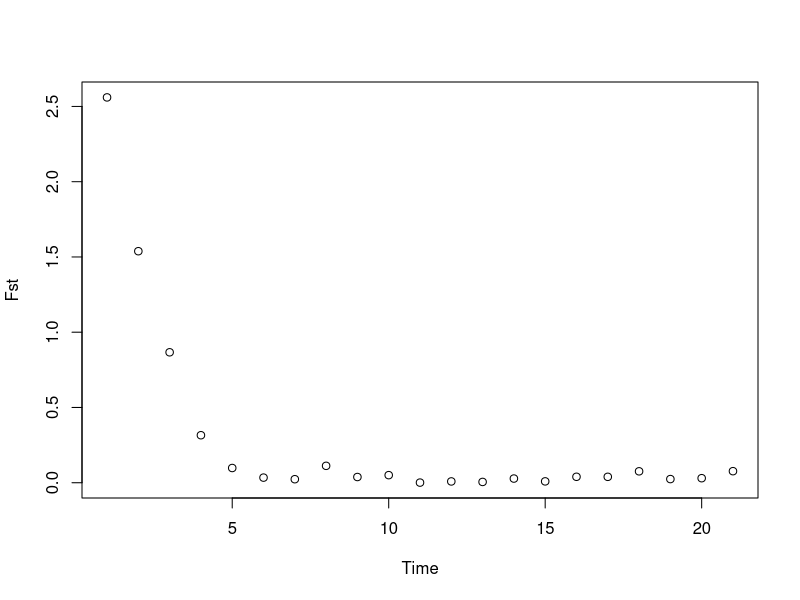
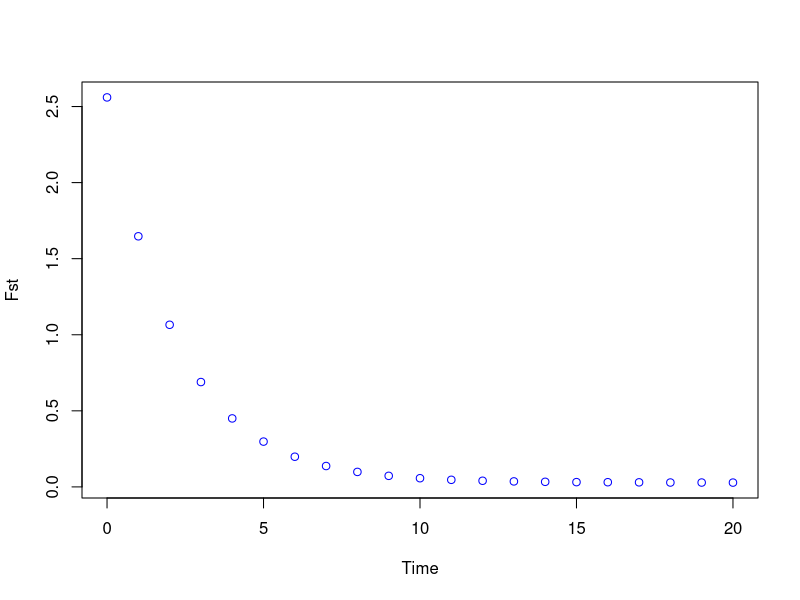
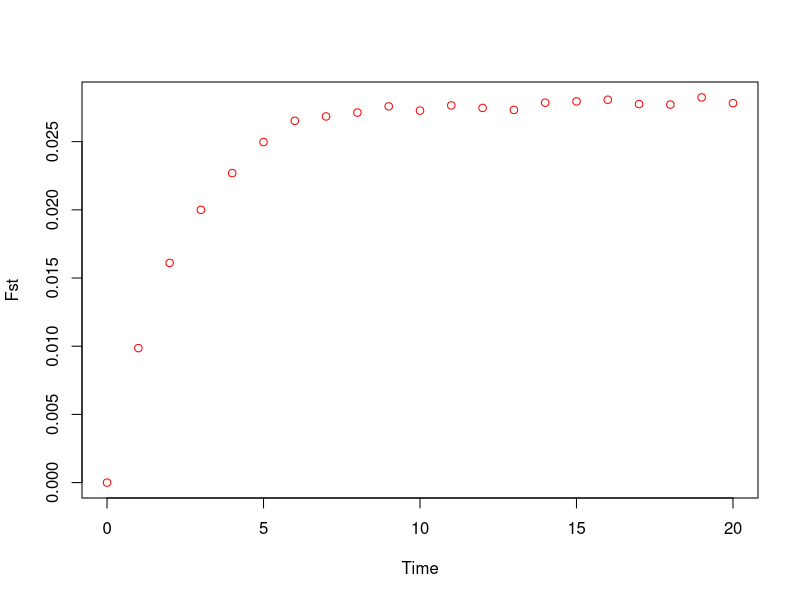

Source code (R) for these figures, in order: (Note: this script raises an error after producing the figures.)
## Evolutionary modelling 2 - Drift and Migration ----

rm(list=ls())
# setwd("Documents/CMEECourseWork/evo_modelling/code")
require(doParallel)  # for parallelised Monte Carlo simulations


## Drift-migration simulator ----

sim_drift_migration <- function(N.A=100, N.B=100, p0.A=0.5, p0.B=0.5,
                                t=10, m.A=0.2, m.B=0.2) {
    
    population.A <- list()
    length(population.A) <- t + 1
    
    population.B <- list()
    length(population.B) <- t + 1
    
    names(population.A) < rep(NA, t+1)
    names(population.B) < rep(NA, t+1)
    
    for (i in 1:length(population.A)) {
        names(population.A[i] <- paste(c("Generation", i-1), collapse=""))
        names(population.B[i] <- paste(c("Generation", i-1), collapse=""))
    }
    
    # keep track of allele freqs over time as a vector
    allele.freq.A <- rep(NA, t+1)
    allele.freq.B <- rep(NA, t+1)
    
    # Initialise pops
    k.A <- ceiling(2*N.A*p0.A)
    population.A[[1]] <- matrix(sample(c(rep(0, k.A), rep(1, 2*N.A-k.A))), nr=2)
    
    k.B <- ceiling(2*N.B*p0.B)
    population.B[[1]] <- matrix(sample(c(rep(0, k.B), rep(1, 2*N.B-k.B))), nr=2)
    
    # initial allele freqs
    allele.freq.A[1] <- sum(population.A[[1]] == 0) / (2*N.A)
    allele.freq.B[1] <- sum(population.B[[1]] == 0) / (2*N.B)
    
    # propagation
    for (i in 1:t) {
        
        # gametic freqs
        # not same as allele freq - need to take migration into account
        # gamete freq for pop A is (1-m.A) of existing alle freq in this pop plus m.A of allele freq in pop B (moved from pop B to A)
        gametic.freq.A <- (1-m.A)*allele.freq.A[i] + m.A*allele.freq.B[i]
        gametic.freq.B <- (1-m.B)*allele.freq.B[i] + m.B*allele.freq.A[i]
        
        # sample alleles for next gen based on gametic freq after migration
        population.A[[i+1]] <- matrix(sample(0:1, size=2*N.A, 
                                             prob=c(gametic.freq.A, 1-gametic.freq.A),
                                             replace=TRUE), nr=2)
        population.B[[i+1]] <- matrix(sample(0:1, size=2*N.B, 
                                             prob=c(gametic.freq.B, 1-gametic.freq.B),
                                             replace=TRUE), nr=2)
        
        # allele freq at next gen
        allele.freq.A[i+1] <- sum(population.A[[i+1]] == 0) / (2*N.A)
        allele.freq.B[i+1] <- sum(population.B[[i+1]] == 0) / (2*N.B)
        
    }
    
    return(list(population.A=population.A, population.B=population.B,
                allele.freq.A=allele.freq.A, allele.freq.B=allele.freq.B))
    
}

sim_drift_migration()


# Fst over time ----

Fst_calc <- function(allele.freq.A, allele.freq.B) {
    X.ave <- (allele.freq.A + allele.freq.B) / 2
    Fst <- (allele.freq.A - allele.freq.B)^2 / (X.ave*(1 - X.ave))
    return(Fst)
}

sim_result <- sim_drift_migration(N.A=100, N.B=100, p0.A=0.1, p0.B=0.9,
                                  t=20, m.A=0.1, m.B=0.1)
# eg here -start w v diff pops - migration over time means they become more similar

Fst_over_time <- Fst_calc(sim_result$allele.freq.A, sim_result$allele.freq.B)

plot(1:21, Fst_over_time, xlab="Time", ylab="Fst")


# now w Monte Carlo - repeats
sims_Fst <- matrix(NA, 10000, 21)
for (i in 1:10000) {
    sim_result <- sim_drift_migration(N.A=100, N.B=100, p0.A=0.1, p0.B=0.9,
                                      t=20, m.A=0.1, m.B=0.1)
    # eg here -start w v diff pops - migration over time means they become more similar
    Fst_over_time <- Fst_calc(sim_result$allele.freq.A, sim_result$allele.freq.B)
    sims_Fst[i,] <- Fst_over_time
}

Fst_over_time <- apply(sims_Fst, 2, mean)
plot(0:20, Fst_over_time, xlab="Time", ylab="Fst", col="blue")


sims_Fst <- matrix(NA, 10000, 21)
for (i in 1:10000) {
    sim_result <- sim_drift_migration(N.A=100, N.B=100, p0.A=0.5, p0.B=0.5,
                                      t=20, m.A=0.1, m.B=0.1)
    # eg vs here -start w v similar pops - not v much migration - become more diff over time (still at end Fst low - ARE similar)
    Fst_over_time <- Fst_calc(sim_result$allele.freq.A, sim_result$allele.freq.B)
    sims_Fst[i,] <- Fst_over_time
}

Fst_over_time <- apply(sims_Fst, 2, mean)
plot(0:20, Fst_over_time, xlab="Time", ylab="Fst", col="red")


# Fst w diff migration rates ----
# Fst under two scenarios: with migration rate = 0.05, and migration rate = 0.1
# population sizes are the same, migration is symmetrical

# PAIRWISE FST
# LOCAL MULTI-CORE CLUSTER SETUP. 2000 LOCI
cl<-makeCluster(44)
registerDoParallel(cl)
# FIRST SCENARIO. MIGRATION RATE 0.05
result_m0.05<-foreach(i=1:2000, .combine='rbind') %dopar% {
        # SIM THE TWO POPULATIONS
        temp<-sim_drift_migration(p0.A=0.5, p0.B=0.5, N.A=1000, N.B=1000, t=50, m.A=0.05, m.B=0.05)
        # AVERAGE OF TWO ALLELE FREQ
        z<-(temp$allele.freq.A+temp$allele.freq.B)/2
        # FST, CHECK FORMULA
        FST<-(temp$allele.freq.A-temp$allele.freq.B)^2/(z*(1-z))
        return(FST)
    }
# SECOND SCENARIO. MIGRATION RATE 0.1
result_m0.1<-foreach(i=1:2000, .combine='rbind') %dopar% {
        # SIM THE TWO POPULATIONS
        temp<-sim_drift_migration(p0.A=0.5, p0.B=0.5, N.A=1000, N.B=1000, t=50, m.A=0.05, m.B=0.1)
        # AVERAGE OF TWO ALLELE FREQ
        z<-(temp$allele.freq.A+temp$allele.freq.B)/2
        # FST, CHECK FORMULA
        FST<-(temp$allele.freq.A-temp$allele.freq.B)^2/(z*(1-z))
        return(FST)
    }
stopCluster(cl)
dim(result_m0.05)
dim(result_m0.1)

# PLOT THE MEAN FST ACROSS 1000 RUNS (LOCI)
plot(0:50, apply(result_m0.05, 2, mean), xlab='generations', ylab='FST')
points(0:50, apply(result_m0.1, 2, mean), xlab='generations', ylab='FST', col='red', pch=3)
legend('bottomright', legend=c('N=1000, m=0.05', 'N=1000, m=0.1'), col=1:2, pch=c(1,3))


## Impact of migration on Ne estimation ----
# 5000 LOCI
x0<-rep(NA, 5000)
xt<-rep(NA, length(x0))
for (i in 1:length(x0)) {
    temp<-sim_drift_migration(p0.A=0.5, p0.B=0.5, N.A=200, N.B=2000, t=50, m.A=0.1, m.B=0.1)
    x0[i]<-temp$allele.freq.A[41]
    xt[i]<-temp$allele.freq.A[51]
}
# SO WE HAVE 5000 PAIRS OF x0 AND xt

# Fa
Fa<-(x0-xt)^2/(x0*(1-x0))
# OVERALL Fa STATISTIC
mean(Fa)
# Ne ESTIMATE
10/(2*mean(Fa))  # overestimate - due to migration
